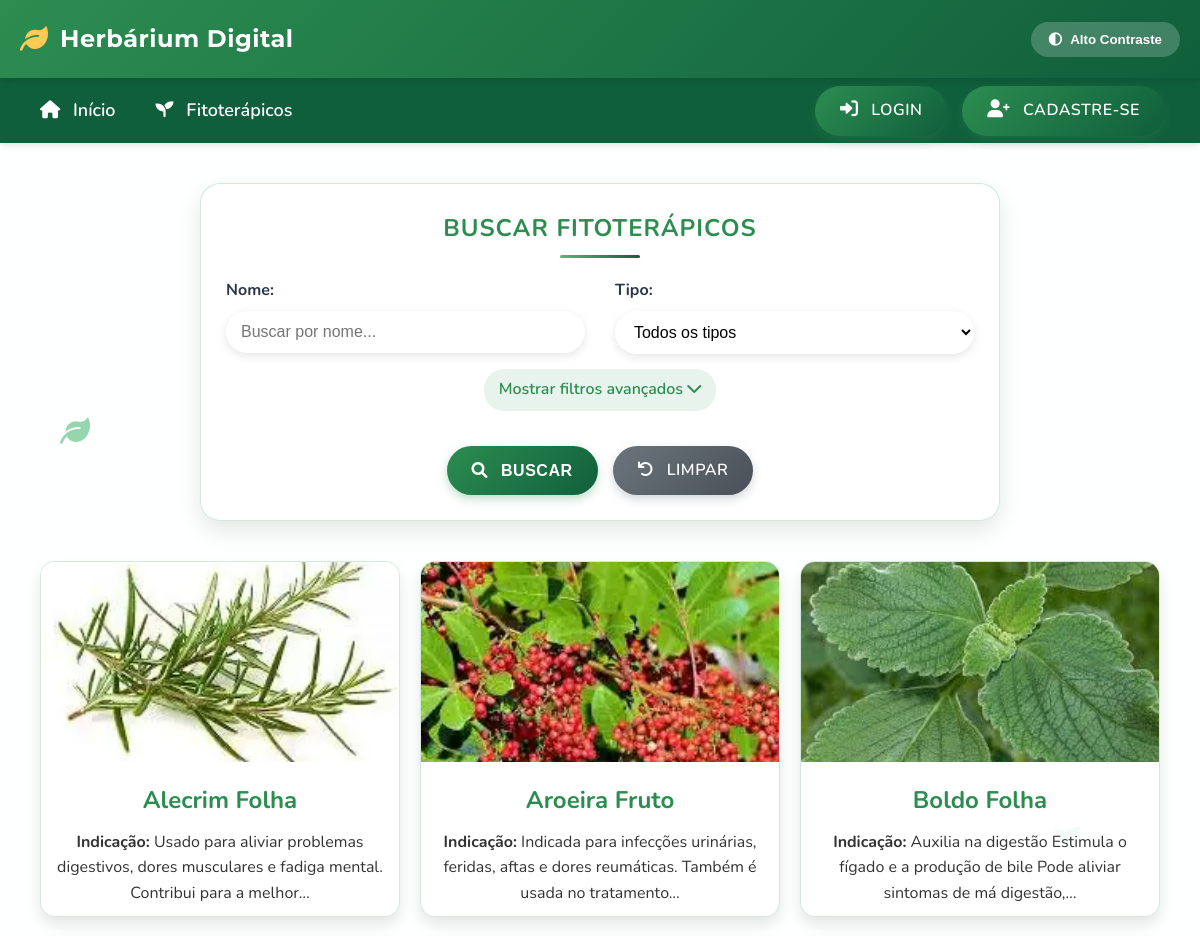
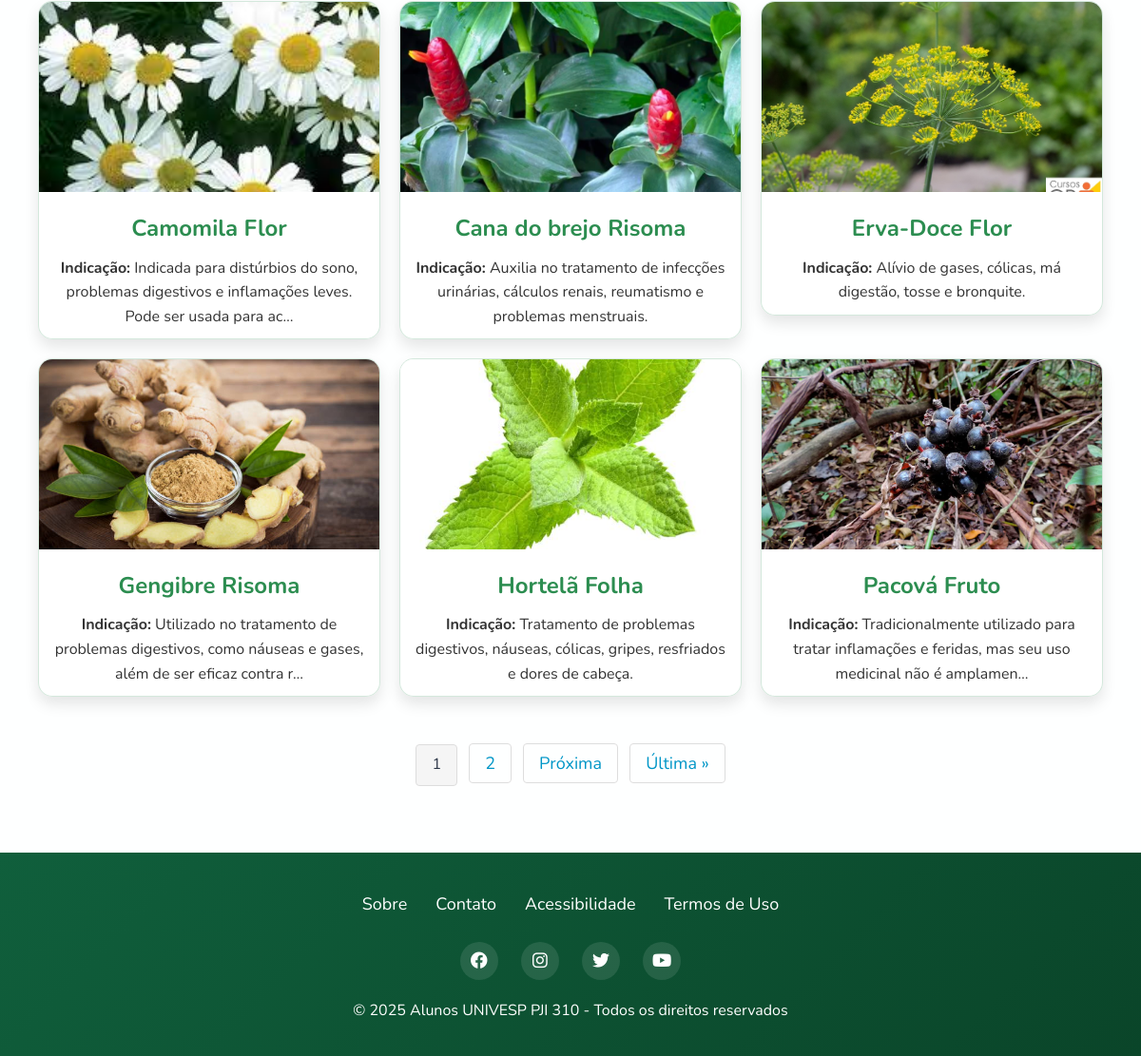
Page /fitoterapico/ on the committed database (2 pictures, top to bottom).
### fitoterapico/models.py (models this page shows, shortened)
class Fitoterapico(models.Model):
    id = models.AutoField(primary_key=True)
    nome = models.CharField(max_length=100)
    tipo = models.ForeignKey(Tipo, on_delete=models.PROTECT, related_name='fitoterapico_tipo')
    especie = models.CharField(max_length=100)
    familia = models.CharField(max_length=100, blank=True, null=True)
    descricao = models.TextField()
    propriedades = models.TextField()
    indicacao = models.TextField()
    modo_uso = models.TextField()
    dosagem = models.CharField(max_length=100, blank=True, null=True)
    efeito_colateral = models.TextField(blank=True, null=True)
    preco = models.FloatField(blank=True, null=True)
    foto = models.ImageField(upload_to='fitoterapico/', blank=True, null=True)
    bio = models.TextField(blank=True, null=True)

class Tipo(models.Model):
    id = models.AutoField(primary_key=True)
    nome = models.CharField(max_length=200)
    def __str__(self):
        return self.nome

### fitoterapico/views.py (the view)
# urls.py: path('fitoterapico/', FitoterapicoListView.as_view(), name='fitoterapico_list'),
class FitoterapicoListView(ListView):
    model = Fitoterapico
    template_name = 'fitoterapico.html'
    context_object_name = 'fitoterapico'
    paginate_by = 9
    def get_queryset(self):
        fitoterapico = super().get_queryset().order_by('nome')
        search = self.request.GET.get('search', '')
        tipo = self.request.GET.get('tipo', '')
        indicacao = self.request.GET.get('indicacao', '')
        if search:
            fitoterapico = fitoterapico.filter(nome__icontains=search)
        if tipo:
            fitoterapico = fitoterapico.filter(tipo__id=tipo)
        if indicacao:
            fitoterapico = fitoterapico.filter(indicacao__icontains=indicacao)
        return fitoterapico
    def get_context_data(self, **kwargs):
        context = super().get_context_data(**kwargs)
        from fitoterapico.models import Tipo
        context['search'] = self.request.GET.get('search', '')
        context['tipo_selecionado'] = self.request.GET.get('tipo', '')
        context['indicacao'] = self.request.GET.get('indicacao', '')
        context['tipos'] = Tipo.objects.all()
        return context

### fitoterapico/templates/fitoterapico.html (shortened to what this page needs)
{% extends "base.html" %}
{% block content %}
  <form method="GET" action="{% url 'fitoterapico_list' %}" class="search-form">
    <h3>Buscar Fitoterápicos</h3>
    <div class="search-row">
      <div class="search-group">
        <label for="search">Nome:</label>
        <input type="text" id="search" name="search" placeholder="Buscar por nome..." value="{{ search }}">
      </div>
      <div class="search-group">
        <label for="tipo">Tipo:</label>
        <select id="tipo" name="tipo">
          <option value="">Todos os tipos</option>
        </select>
      </div>
    </div>
    <div class="search-toggle" onclick="toggleAdvancedSearch()">
      <span id="toggle-text">Mostrar filtros avançados</span> <i class="fas fa-chevron-down" id="toggle-icon"></i>
    </div>
    <div class="search-actions">
      <button type="submit" class="btn"><i class="fas fa-search"></i> Buscar</button>
      <a href="{% url 'fitoterapico_list' %}" class="btn btn-reset"><i class="fas fa-undo"></i> Limpar</a>
    </div>
  </form>
  <div class="fitoterapico-grid">
    {% if fitoterapico %}
      {% for fitoterapico in fitoterapico %}
        <a href="{% url 'fitoterapico_detail' fitoterapico.pk %}">
          <div class="fitoterapico-card">
            {% if fitoterapico.foto %}
              <img src="{{ fitoterapico.foto.url }}" alt="{{ fitoterapico.nome }} - {{ fitoterapico.tipo }}" loading="lazy">
            {% else %}
              <p class="no-foto">Imagem não disponível</p>
            {% endif %}
            <h2>{{ fitoterapico.nome }} {{ fitoterapico.tipo }}</h2>
            <p><strong>Indicação:</strong> {{ fitoterapico.indicacao|truncatechars:100 }}</p>
          </div>
        </a>
      {% endfor %}
    {% else %}
      <p class="no-results">Nenhum fitoterapico encontrado.</p>
    {% endif %}
  </div>
  {% if is_paginated %}
  <div class="pagination">
    {% for num in page_obj.paginator.page_range %}
      {% if page_obj.number == num %}
        <span class="current">{{ num }}</span>
      {% elif num > page_obj.number|add:'-3' and num < page_obj.number|add:'3' %}
        <a href="?page={{ num }}{% if search %}&search={{ search }}{% endif %}">{{ num }}</a>
      {% endif %}
    {% endfor %}
    {% if page_obj.has_next %}
      <a href="?page={{ page_obj.next_page_number }}{% if search %}&search={{ search }}{% endif %}">Próxima</a>
      <a href="?page={{ page_obj.paginator.num_pages }}{% if search %}&search={{ search }}{% endif %}">Última &raquo;</a>
    {% endif %}
  </div>
  {% endif %}
{% endblock %}

### app/templates/base.html (style rules this page uses)
:root { --primary-color: #2c8d50; --primary-light: #4eba79; --primary-dark: #105f3c; --secondary-color: #3dc2a6; --accent-color: #ffca55; --danger-color: #e53e3e; --warning-color: #ffca55; --text-light: #ffffff; --text-dark: #2d3748; --text-muted: #718096; --background-light: #f7fafc; --background-card: #ffffff; --border-radius: 12px; --box-shadow: 0 10px 15px -3px rgba(0, 0, 0, 0.1), 0 4px 6px -2px rgba(0, 0, 0, 0.05); --transition: all 0.3s cubic-bezier(0.25, 0.8, 0.25, 1); }
* { margin: 0; padding: 0; box-sizing: border-box; }
body { font-family: 'Nunito', sans-serif; background-color: var(--background-light); color: var(--text-dark); line-height: 1.6; transition: var(--transition); }
.btn { display: inline-block; padding: 12px 24px; background: linear-gradient(135deg, var(--primary-color) 0%, var(--primary-dark) 100%); color: var(--text-light); text-decoration: none; border-radius: 30px; transition: var(--transition); border: none; cursor: pointer; font-weight: 600; box-shadow: 0 4px 6px rgba(0, 0, 0, 0.1); position: relative; overflow: hidden; }
.btn::before { content: ''; position: absolute; top: 0; left: -100%; width: 100%; height: 100%; background: linear-gradient(90deg, transparent, rgba(255, 255, 255, 0.2), transparent); transition: var(--transition); }
.btn i { margin-right: 8px; }

### rows in the picture
Fitoterapico: foto (picture), nome "Alecrim", tipo "Folha", indicacao "Usado para aliviar problemas digestivos, dores musculares e fadiga mental. Contribui para a melhor…"
Fitoterapico: foto (picture), nome "Aroeira", tipo "Fruto", indicacao "Indicada para infecções urinárias, feridas, aftas e dores reumáticas. Também é usada no tratamento…"
Fitoterapico: foto (picture), nome "Boldo", tipo "Folha", indicacao "Auxilia na digestão Estimula o fígado e a produção de bile Pode aliviar sintomas de má digestão,…"
Fitoterapico: foto (picture), nome "Camomila", tipo "Flor", indicacao "Indicada para distúrbios do sono, problemas digestivos e inflamações leves. Pode ser usada para ac…"
Fitoterapico: foto (picture), nome "Cana do brejo", tipo "Risoma", indicacao "Auxilia no tratamento de infecções urinárias, cálculos renais, reumatismo e problemas menstruais."
Fitoterapico: foto (picture), nome "Erva-Doce", tipo "Flor", indicacao "Alívio de gases, cólicas, má digestão, tosse e bronquite."
Fitoterapico: foto (picture), nome "Gengibre", tipo "Risoma", indicacao "Utilizado no tratamento de problemas digestivos, como náuseas e gases, além de ser eficaz contra r…"
Fitoterapico: foto (picture), nome "Hortelã", tipo "Folha", indicacao "Tratamento de problemas digestivos, náuseas, cólicas, gripes, resfriados e dores de cabeça."
Fitoterapico: foto (picture), nome "Pacová", tipo "Fruto", indicacao "Tradicionalmente utilizado para tratar inflamações e feridas, mas seu uso medicinal não é amplamen…"

### other values in the picture
{{ num }} "1"
{{ num }} "2"
